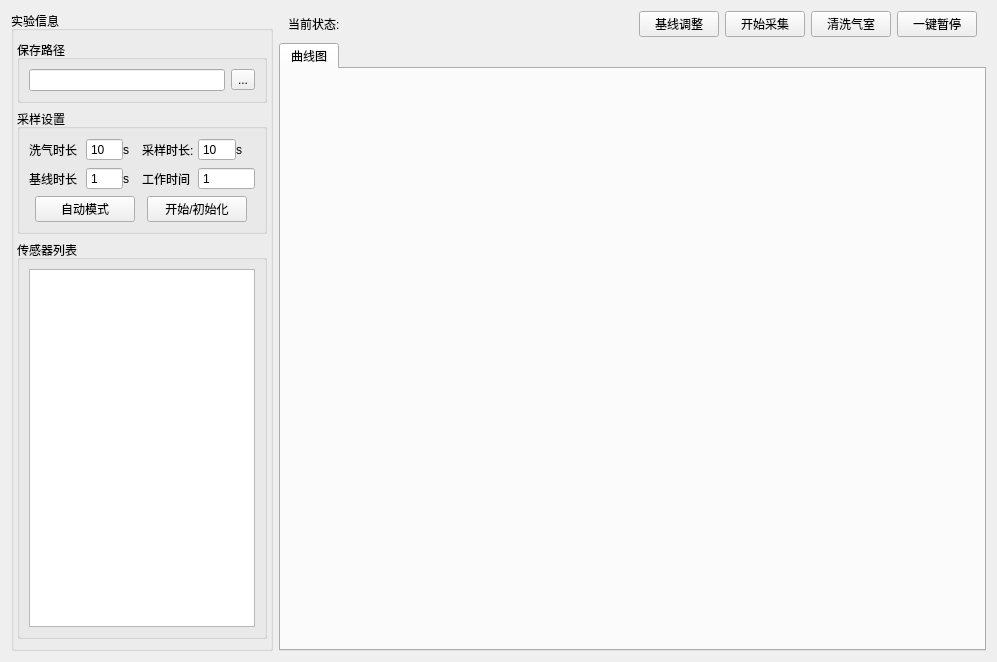
<?xml version="1.0" encoding="UTF-8"?>
<ui version="4.0">
 <class>Gragh_show</class>
 <widget class="QWidget" name="Gragh_show">
  <property name="geometry">
   <rect>
    <x>0</x>
    <y>0</y>
    <width>997</width>
    <height>662</height>
   </rect>
  </property>
  <property name="windowTitle">
   <string>Form</string>
  </property>
  <layout class="QHBoxLayout" name="horizontalLayout_3">
   <item>
    <layout class="QGridLayout" name="gridLayout" rowstretch="0,0" columnstretch="1,4">
     <item row="0" column="0" rowspan="2">
      <widget class="QGroupBox" name="groupBox">
       <property name="font">
        <font>
         <weight>50</weight>
         <bold>false</bold>
        </font>
       </property>
       <property name="title">
        <string>实验信息</string>
       </property>
       <property name="flat">
        <bool>false</bool>
       </property>
       <property name="checkable">
        <bool>false</bool>
       </property>
       <layout class="QVBoxLayout" name="verticalLayout" stretch="0,0,10">
        <property name="leftMargin">
         <number>3</number>
        </property>
        <property name="rightMargin">
         <number>3</number>
        </property>
        <item>
         <widget class="QGroupBox" name="groupBox_2">
          <property name="title">
           <string>保存路径</string>
          </property>
          <layout class="QHBoxLayout" name="horizontalLayout_2">
           <item>
            <widget class="QLineEdit" name="Folder_lineEdit"/>
           </item>
           <item>
            <widget class="QToolButton" name="Folder_Button">
             <property name="text">
              <string>...</string>
             </property>
            </widget>
           </item>
          </layout>
         </widget>
        </item>
        <item>
         <widget class="QGroupBox" name="groupBox_3">
          <property name="title">
           <string>采样设置</string>
          </property>
          <layout class="QVBoxLayout" name="verticalLayout_2">
           <item>
            <layout class="QHBoxLayout" name="horizontalLayout_7" stretch="3,2,1,3,2,1">
             <property name="spacing">
              <number>0</number>
             </property>
             <item>
              <widget class="QLabel" name="label_2">
               <property name="layoutDirection">
                <enum>Qt::LeftToRight</enum>
               </property>
               <property name="text">
                <string>洗气时长</string>
               </property>
              </widget>
             </item>
             <item>
              <widget class="QSpinBox" name="Cleartime_spinBox">
               <property name="focusPolicy">
                <enum>Qt::WheelFocus</enum>
               </property>
               <property name="buttonSymbols">
                <enum>QAbstractSpinBox::NoButtons</enum>
               </property>
               <property name="minimum">
                <number>10</number>
               </property>
               <property name="maximum">
                <number>256</number>
               </property>
               <property name="value">
                <number>10</number>
               </property>
              </widget>
             </item>
             <item>
              <widget class="QLabel" name="label_34">
               <property name="layoutDirection">
                <enum>Qt::LeftToRight</enum>
               </property>
               <property name="text">
                <string>s</string>
               </property>
              </widget>
             </item>
             <item>
              <widget class="QLabel" name="label_4">
               <property name="layoutDirection">
                <enum>Qt::LeftToRight</enum>
               </property>
               <property name="text">
                <string>采样时长: </string>
               </property>
              </widget>
             </item>
             <item>
              <widget class="QSpinBox" name="Sample_spinBox">
               <property name="focusPolicy">
                <enum>Qt::WheelFocus</enum>
               </property>
               <property name="buttonSymbols">
                <enum>QAbstractSpinBox::NoButtons</enum>
               </property>
               <property name="minimum">
                <number>0</number>
               </property>
               <property name="maximum">
                <number>256</number>
               </property>
               <property name="value">
                <number>10</number>
               </property>
              </widget>
             </item>
             <item>
              <widget class="QLabel" name="label_35">
               <property name="layoutDirection">
                <enum>Qt::LeftToRight</enum>
               </property>
               <property name="text">
                <string>s</string>
               </property>
              </widget>
             </item>
            </layout>
           </item>
           <item>
            <layout class="QHBoxLayout" name="horizontalLayout_8" stretch="3,2,1,3,3">
             <property name="spacing">
              <number>0</number>
             </property>
             <item>
              <widget class="QLabel" name="label_9">
               <property name="layoutDirection">
                <enum>Qt::LeftToRight</enum>
               </property>
               <property name="text">
                <string>基线时长</string>
               </property>
              </widget>
             </item>
             <item>
              <widget class="QSpinBox" name="Basetime_spinBox">
               <property name="buttonSymbols">
                <enum>QAbstractSpinBox::NoButtons</enum>
               </property>
               <property name="minimum">
                <number>1</number>
               </property>
               <property name="maximum">
                <number>60</number>
               </property>
               <property name="value">
                <number>1</number>
               </property>
               <property name="displayIntegerBase">
                <number>10</number>
               </property>
              </widget>
             </item>
             <item>
              <widget class="QLabel" name="label_36">
               <property name="layoutDirection">
                <enum>Qt::LeftToRight</enum>
               </property>
               <property name="text">
                <string>s</string>
               </property>
              </widget>
             </item>
             <item>
              <widget class="QLabel" name="label_14">
               <property name="layoutDirection">
                <enum>Qt::LeftToRight</enum>
               </property>
               <property name="text">
                <string>工作时间</string>
               </property>
              </widget>
             </item>
             <item>
              <widget class="QSpinBox" name="Worktime_spinBox">
               <property name="buttonSymbols">
                <enum>QAbstractSpinBox::NoButtons</enum>
               </property>
               <property name="minimum">
                <number>1</number>
               </property>
               <property name="maximum">
                <number>65535</number>
               </property>
               <property name="value">
                <number>1</number>
               </property>
               <property name="displayIntegerBase">
                <number>10</number>
               </property>
              </widget>
             </item>
            </layout>
           </item>
           <item>
            <layout class="QHBoxLayout" name="horizontalLayout_4">
             <item>
              <widget class="QPushButton" name="Auto_Button">
               <property name="maximumSize">
                <size>
                 <width>100</width>
                 <height>32</height>
                </size>
               </property>
               <property name="text">
                <string>自动模式</string>
               </property>
              </widget>
             </item>
             <item>
              <widget class="QPushButton" name="InitPos_Button">
               <property name="maximumSize">
                <size>
                 <width>100</width>
                 <height>32</height>
                </size>
               </property>
               <property name="text">
                <string>开始/初始化</string>
               </property>
              </widget>
             </item>
            </layout>
           </item>
          </layout>
         </widget>
        </item>
        <item>
         <widget class="QGroupBox" name="groupBox_4">
          <property name="title">
           <string>传感器列表</string>
          </property>
          <layout class="QGridLayout" name="gridLayout_2">
           <item row="0" column="0">
            <widget class="QTableView" name="Senser_stableView">
             <property name="minimumSize">
              <size>
               <width>226</width>
               <height>0</height>
              </size>
             </property>
             <property name="maximumSize">
              <size>
               <width>226</width>
               <height>16777215</height>
              </size>
             </property>
            </widget>
           </item>
          </layout>
         </widget>
        </item>
       </layout>
      </widget>
     </item>
     <item row="0" column="1">
      <widget class="QWidget" name="widget" native="true">
       <layout class="QHBoxLayout" name="horizontalLayout" stretch="1,10,0,0,0,0">
        <property name="topMargin">
         <number>0</number>
        </property>
        <property name="bottomMargin">
         <number>0</number>
        </property>
        <item>
         <widget class="QLabel" name="label_37">
          <property name="layoutDirection">
           <enum>Qt::LeftToRight</enum>
          </property>
          <property name="text">
           <string>当前状态:</string>
          </property>
          <property name="textFormat">
           <enum>Qt::AutoText</enum>
          </property>
          <property name="scaledContents">
           <bool>false</bool>
          </property>
         </widget>
        </item>
        <item>
         <widget class="QLabel" name="statues_label">
          <property name="text">
           <string/>
          </property>
         </widget>
        </item>
        <item>
         <widget class="QPushButton" name="Clear_Button">
          <property name="maximumSize">
           <size>
            <width>100</width>
            <height>32</height>
           </size>
          </property>
          <property name="text">
           <string>基线调整</string>
          </property>
         </widget>
        </item>
        <item>
         <widget class="QPushButton" name="Collectbegin_Button">
          <property name="maximumSize">
           <size>
            <width>100</width>
            <height>32</height>
           </size>
          </property>
          <property name="text">
           <string>开始采集</string>
          </property>
         </widget>
        </item>
        <item>
         <widget class="QPushButton" name="Clearroom_Button">
          <property name="maximumSize">
           <size>
            <width>100</width>
            <height>32</height>
           </size>
          </property>
          <property name="text">
           <string>清洗气室</string>
          </property>
         </widget>
        </item>
        <item>
         <widget class="QPushButton" name="Stop_Button">
          <property name="maximumSize">
           <size>
            <width>100</width>
            <height>32</height>
           </size>
          </property>
          <property name="text">
           <string>一键暂停</string>
          </property>
         </widget>
        </item>
       </layout>
      </widget>
     </item>
     <item row="1" column="1">
      <widget class="QTabWidget" name="tabWidget">
       <property name="currentIndex">
        <number>0</number>
       </property>
       <widget class="QWidget" name="Line_Show">
        <attribute name="title">
         <string>曲线图</string>
        </attribute>
        <layout class="QGridLayout" name="gridLayout_5">
         <item row="0" column="0">
          <layout class="QVBoxLayout" name="Linegragh_Layout"/>
         </item>
        </layout>
       </widget>
      </widget>
     </item>
    </layout>
   </item>
  </layout>
 </widget>
 <resources/>
 <connections/>
</ui>
